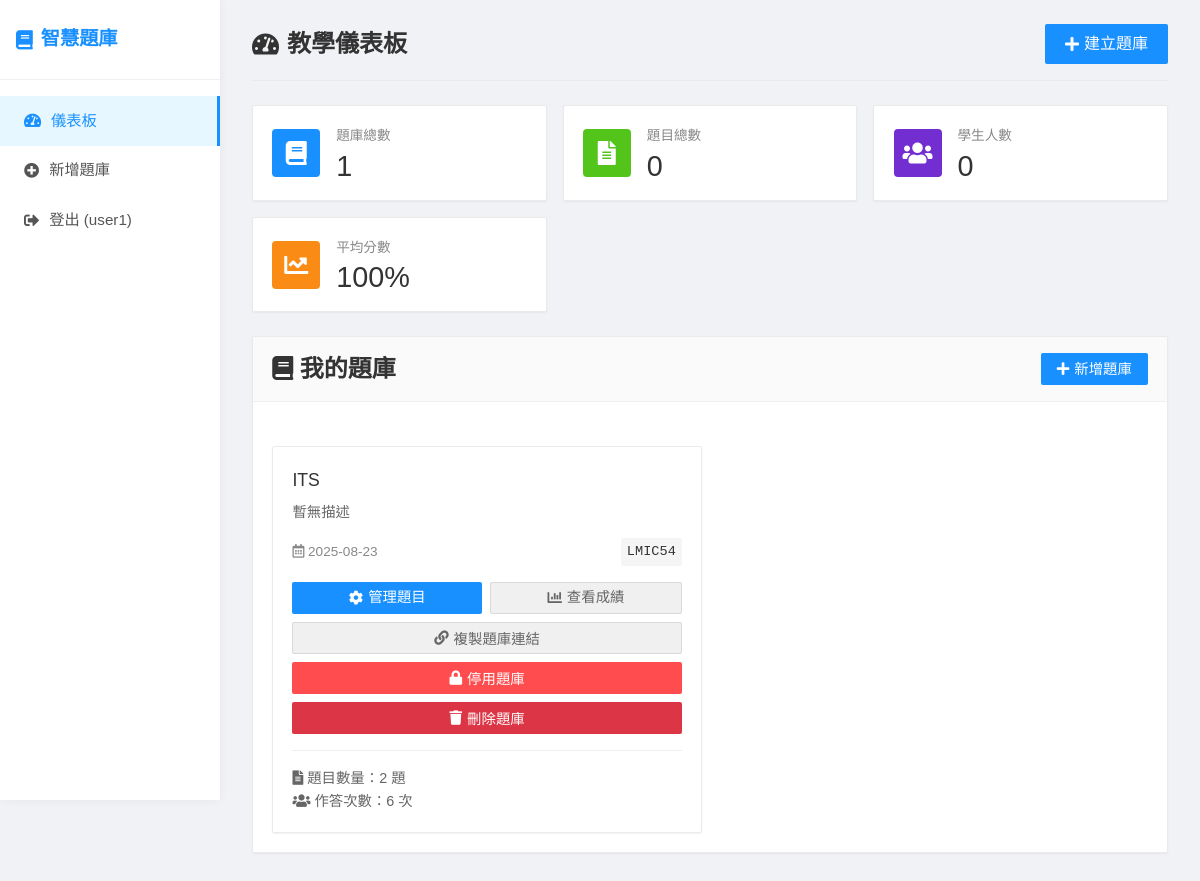
/teacher-dashboard (signed in), run on the app's committed database.
### app.py (models this page shows)
class User(UserMixin, db.Model):
    id = db.Column(db.Integer, primary_key=True)
    username = db.Column(db.String(80), unique=True, nullable=False)
    email = db.Column(db.String(120), unique=True, nullable=False)
    password_hash = db.Column(db.String(120), nullable=False)
    is_teacher = db.Column(db.Boolean, default=True)
    created_at = db.Column(db.DateTime, default=datetime.utcnow)
    quiz_banks = db.relationship('QuizBank', backref='owner', lazy=True)

class QuizBank(db.Model):
    id = db.Column(db.Integer, primary_key=True)
    title = db.Column(db.String(200), nullable=False)
    description = db.Column(db.Text)
    access_code = db.Column(db.String(10), unique=True, nullable=False)
    is_active = db.Column(db.Boolean, default=True)
    created_at = db.Column(db.DateTime, default=datetime.utcnow)
    teacher_id = db.Column(db.Integer, db.ForeignKey('user.id'), nullable=False)
    questions = db.relationship('Question', backref='quiz_bank', lazy=True, cascade='all, delete-orphan')
    submissions = db.relationship('Submission', backref='quiz_bank', lazy=True)

### app.py (the view)
@app.route('/teacher-dashboard')
@login_required
def teacher_dashboard():
    quiz_banks = QuizBank.query.filter_by(teacher_id=current_user.id).all()
    return render_template('teacher_dashboard.html', quiz_banks=quiz_banks)

### app.py (called while the page is built)
@login_manager.user_loader
def load_user(user_id):
    return User.query.get(int(user_id))

### templates/teacher_dashboard.html (shortened to what this page needs)
{% extends "base.html" %}
{% block content %}
<div class="page-header">
    <h1><i class="fas fa-tachometer-alt"></i> 教學儀表板</h1>
    <a href="{{ url_for('create_quiz_bank') }}" class="btn btn-lg">
        <i class="fas fa-plus"></i> 建立題庫
    </a>
</div>
<div class="stats-cards">
    <div class="stat-card">
        <div class="stat-icon blue">
            <i class="fas fa-book"></i>
        </div>
        <div class="stat-content">
            <div class="stat-title">題庫總數</div>
            <div class="stat-value">{{ quiz_banks|length }}</div>
        </div>
    </div>
    <div class="stat-card">
        <div class="stat-icon green">
            <i class="fas fa-file-alt"></i>
        </div>
        <div class="stat-content">
            <div class="stat-title">題目總數</div>
            <div class="stat-value">{% set total_questions = 0 %}{% for bank in quiz_banks %}{% set total_questions = total_questions + bank.questions|length %}{% endfor %}{{ total_questions }}</div>
        </div>
    </div>
    <div class="stat-card">
        <div class="stat-icon purple">
            <i class="fas fa-users"></i>
        </div>
        <div class="stat-content">
            <div class="stat-title">學生人數</div>
            <div class="stat-value">{% set total_submissions = 0 %}{% for bank in quiz_banks %}{% set total_submissions = total_submissions + bank.submissions|length %}{% endfor %}{{ total_submissions }}</div>
        </div>
    </div>
    <div class="stat-card">
        <div class="stat-icon orange">
            <i class="fas fa-chart-line"></i>
        </div>
        <div class="stat-content">
            <div class="stat-title">平均分數</div>
            <div class="stat-value">100%</div>
        </div>
    </div>
</div>
<div class="card">
    <div class="card-header">
        <h2><i class="fas fa-book"></i> 我的題庫</h2>
        <a href="{{ url_for('create_quiz_bank') }}" class="btn">
            <i class="fas fa-plus"></i> 新增題庫
        </a>
    </div>
    <div class="card-body">
        {% if quiz_banks %}
            <div class="quiz-banks-grid">
                {% for quiz_bank in quiz_banks %}
                <div class="quiz-bank-card">
                    <div class="quiz-bank-title">{{ quiz_bank.title }}</div>
                    <div class="quiz-bank-description">
                        {{ quiz_bank.description if quiz_bank.description else '暫無描述' }}
                    </div>
                    <div class="quiz-bank-info">
                        <span><i class="far fa-calendar-alt"></i> {{ quiz_bank.created_at.strftime('%Y-%m-%d') }}</span>
                        <span class="access-code">{{ quiz_bank.access_code }}</span>
                    </div>
                    <div style="display: flex; gap: 0.5rem; margin-top: 1rem;">
                        <a href="{{ url_for('manage_quiz_bank', quiz_bank_id=quiz_bank.id) }}" class="btn" style="flex: 1; text-align: center;">
                            <i class="fas fa-cog"></i> 管理題目
                        </a>
                        <a href="{{ url_for('view_submissions_page', quiz_bank_id=quiz_bank.id) }}" class="btn btn-secondary" style="flex: 1; text-align: center;">
                            <i class="fas fa-chart-bar"></i> 查看成績
                        </a>
                    </div>
                    <div style="margin-top: 0.5rem;">
                        <button onclick="copyQuizLink('{{ quiz_bank.access_code }}')" class="btn btn-secondary" style="width: 100%;">
                            <i class="fas fa-link"></i> 複製題庫連結
                        </button>
                    </div>
                    <div style="margin-top: 0.5rem;">
                        <button onclick="toggleQuizBank({{ quiz_bank.id }}, {{ quiz_bank.is_active|lower }})"
                                class="btn {{ 'btn-danger' if quiz_bank.is_active else 'btn-success' }}"
                                style="width: 100%;">
                            <i class="fas fa-{{ 'lock' if quiz_bank.is_active else 'lock-open' }}"></i>
                            {{ '停用題庫' if quiz_bank.is_active else '啟用題庫' }}
                        </button>
                    </div>
                    <div style="margin-top: 0.5rem;">
                        <button onclick="deleteQuizBank({{ quiz_bank.id }})"
                                class="btn btn-danger"
                                style="width: 100%; background-color: #dc3545;">
                            <i class="fas fa-trash"></i> 刪除題庫
                        </button>
                    </div>
                    <div style="margin-top: 1rem; padding-top: 1rem; border-top: 1px solid #eee; font-size: 0.9rem; color: #666;">
                        <div><i class="fas fa-file-alt"></i> 題目數量：{{ quiz_bank.questions|length }} 題</div>
                        <div><i class="fas fa-users"></i> 作答次數：{{ quiz_bank.submissions|length }} 次</div>
                    </div>
                </div>
                {% endfor %}
            </div>
        {% endif %}
    </div>
</div>
{% endblock %}

### templates/base.html (shortened to what this page needs)
<!DOCTYPE html>
<html lang="zh-TW">
<head>
    <link rel="stylesheet" href="{{ url_for('static', filename='css/style.css') }}">
    <link rel="stylesheet" href="https://cdnjs.cloudflare.com/ajax/libs/font-awesome/5.15.4/css/all.min.css">
</head>
<body>
    <div class="container">
        <nav class="navbar">
            <h1><i class="fas fa-book"></i> 智慧題庫</h1>
            <div class="nav-links">
                {% if current_user.is_authenticated %}
                    <a href="{{ url_for('teacher_dashboard') }}" class="{{ 'active' if request.endpoint == 'teacher_dashboard' else '' }}">
                        <i class="fas fa-tachometer-alt"></i> 儀表板
                    </a>
                    <a href="{{ url_for('create_quiz_bank') }}" class="{{ 'active' if request.endpoint == 'create_quiz_bank' else '' }}">
                        <i class="fas fa-plus-circle"></i> 新增題庫
                    </a>
                    <a href="{{ url_for('logout') }}">
                        <i class="fas fa-sign-out-alt"></i> 登出 ({{ current_user.username }})
                    </a>
                {% endif %}
            </div>
        </nav>
        <div class="content">
            {% block content %}{% endblock %}
        </div>
    </div>
</body>
</html>

### static/css/style.css (style rules this page uses)
* { margin: 0; padding: 0; box-sizing: border-box; }
body { font-family: 'Microsoft JhengHei', Consolas, sans-serif; line-height: 1.6; background: #f0f2f5; min-height: 100vh; }
.container { display: flex; min-height: 100vh; }
.navbar { width: 220px; background: #fff; color: #333; box-shadow: 0 0 10px rgba(0,0,0,0.05); display: flex; flex-direction: column; padding: 0; position: fixed; height: 100vh; z-index: 100; }
.navbar h1 { font-size: 1.2rem; font-weight: bold; padding: 1.5rem 1rem; color: #1890ff; border-bottom: 1px solid #f0f0f0; margin: 0; display: flex; align-items: center; gap: 8px; }
.navbar .nav-links { display: flex; flex-direction: column; padding: 1rem 0; }
.navbar a { color: #555; text-decoration: none; padding: 0.8rem 1.5rem; transition: all 0.3s; display: flex; align-items: center; gap: 10px; font-size: 0.95rem; }
.navbar a.active { background-color: #e6f7ff; color: #1890ff; border-right: 3px solid #1890ff; }
.content { flex: 1; padding: 1.5rem 2rem; margin-left: 220px; background: #f0f2f5; }
.page-header { display: flex; justify-content: space-between; align-items: center; margin-bottom: 1.5rem; padding-bottom: 1rem; border-bottom: 1px solid #eaeaea; }
.page-header h1 { font-size: 1.5rem; color: #333; margin: 0; display: flex; align-items: center; gap: 8px; }
.btn { display: inline-flex; align-items: center; justify-content: center; padding: 0.5rem 1rem; background: #1890ff; color: white; text-decoration: none; border: none; border-radius: 2px; cursor: pointer; font-size: 0.9rem; font-weight: 500; transition: all 0.2s; height: 32px; gap: 5px; }
.btn-secondary { background: #f0f0f0; color: #666; border: 1px solid #d9d9d9; }
.btn-danger { background: #ff4d4f; }
.btn-lg { height: 40px; padding: 0.5rem 1.25rem; font-size: 1rem; }
.card { background: white; border-radius: 2px; box-shadow: 0 1px 2px rgba(0,0,0,0.05); margin-bottom: 1rem; overflow: hidden; transition: all 0.3s; border: 1px solid #eaeaea; }
.card-header { background: #fafafa; color: #333; padding: 0.8rem 1.2rem; font-weight: 500; border-bottom: 1px solid #f0f0f0; display: flex; justify-content: space-between; align-items: center; }
.card-body { padding: 1.2rem; }
.stats-cards { display: grid; grid-template-columns: repeat(auto-fit, minmax(220px, 1fr)); gap: 1rem; margin-bottom: 1.5rem; }
.stat-card { background: white; border-radius: 2px; padding: 1.2rem; display: flex; align-items: center; box-shadow: 0 1px 2px rgba(0,0,0,0.05); border: 1px solid #eaeaea; }
.stat-icon { width: 48px; height: 48px; border-radius: 4px; display: flex; align-items: center; justify-content: center; margin-right: 1rem; font-size: 1.5rem; color: white; }
.stat-icon.blue { background: #1890ff; }
.stat-icon.green { background: #52c41a; }
.stat-icon.purple { background: #722ed1; }
.stat-icon.orange { background: #fa8c16; }
.stat-content { flex: 1; }
.stat-title { font-size: 0.85rem; color: #888; margin-bottom: 0.3rem; }
.stat-value { font-size: 1.8rem; font-weight: 500; color: #333; line-height: 1; }
.quiz-banks-grid { display: grid; grid-template-columns: repeat(auto-fill, minmax(300px, 1fr)); gap: 1rem; margin-top: 1.5rem; }
.quiz-bank-card { background: white; border-radius: 2px; box-shadow: 0 1px 2px rgba(0,0,0,0.05); border: 1px solid #eaeaea; padding: 1.2rem; transition: all 0.3s; }
.quiz-bank-title { font-size: 1.1rem; font-weight: 500; color: #333; margin-bottom: 0.5rem; }
.quiz-bank-description { color: #666; margin-bottom: 1rem; line-height: 1.4; font-size: 0.9rem; }
.quiz-bank-info { display: flex; justify-content: space-between; align-items: center; margin-bottom: 1rem; font-size: 0.85rem; color: #888; }
.access-code { background: #f5f5f5; padding: 3px 6px; border-radius: 2px; font-family: Consolas, monospace; font-weight: 500; color: #333; font-size: 0.85rem; }

### data on the page
User: username "user1"
QuizBank: title "ITS", description "暫無描述", created_at "2025-08-23", access_code "LMIC54", is_active "停用題庫", {{ quiz_bank.id }} 1 (drawn), questions|length "2", submissions|length "6"

### other printed values
{{ quiz_banks|length }} "1"
{{ total_questions }} "0"
{{ total_submissions }} "0"
